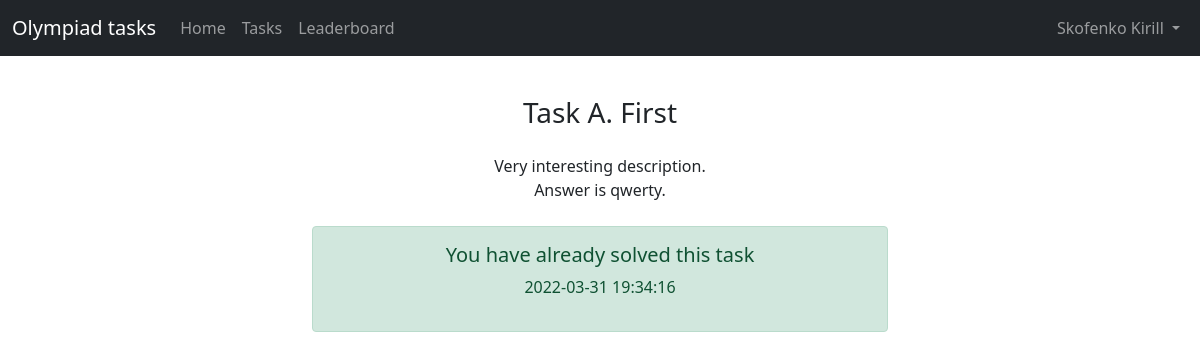
Page /tasks/1 (signed in) on the committed database.
### models.py (models this page shows, shortened)
class User(db.Model):
    id = db.Column(db.Integer, primary_key=True)
    name = db.Column(db.String(30), nullable=False, unique=True)
    email = db.Column(db.String(30), nullable=False, unique=True)
    psw_hash = db.Column(db.String(72), nullable=False)

class Task(db.Model):
    id = db.Column(db.Integer, primary_key=True)
    name = db.Column(db.String(30), nullable=False)
    text = db.Column(db.Text, nullable=False)
    answer = db.Column(db.Text, nullable=False)

### routes.py (the view)
@blueprint.route('/tasks/<task_id>', methods=['GET', 'POST'])
def task(task_id):
    if 'user' not in session:
        return redirect('/login')
    else:
        try:
            olymp_task = db.session.query(Task.name, Task.text).filter(Task.id == task_id).one()
        except NoResultFound:
            return "No such task!", 400
        user_id, = db.session.query(User.id).filter(User.name == session.get('user')).one()
        time = db.session.query(Completed.time).filter(Completed.task_id == task_id,
                                                       Completed.user_id == user_id).first()
        if request.method == 'POST':
            if time:
                return 'You have already completed this task', 400
            answer = request.form.get('answer').strip()
            if not answer:
                return render_template('task.html', user=session.get('user'), task=olymp_task,
                                       error='Write down your answer!')
            if olymp_task.answer == answer:
                db.session.add(Completed(user_id=user_id, task_id=task_id))
                db.session.commit()
                return redirect(f'/tasks/{task_id}')
            else:
                return render_template('task.html', user=session.get('user'), task=olymp_task, answer=answer,
                                       error='Wrong answer!')
        else:
            if time:
                return render_template('task.html', time=time[0], user=session.get('user'), task=olymp_task)
            else:
                return render_template('task.html', user=session.get('user'), task=olymp_task)

### templates/task.html (shortened to what this page needs)
{% extends 'header.html' %}
{% block content %}
<div class="text-center p-4">
    <h3 class="m-3">{{task.name}}</h3>
    <p class="m-4" style="white-space: pre-line">{{task.text}}</p>
    {% if time is defined %}
    <div class="alert alert-success w-50 m-auto" role="alert">
        <h5>You have already solved this task</h5>
        <p>{{ time }}</p>
    </div>
    {% endif %}
</div>
{% endblock %}

### templates/header.html (shortened to what this page needs)
{% extends 'base.html' %}
{% block header %}
<nav class="navbar navbar-expand-lg navbar-dark bg-dark">
    <div class="container-fluid">
        <a class="navbar-brand">Olympiad tasks</a>
        <div class="collapse navbar-collapse" id="navbarSupportedContent">
            <ul class="navbar-nav">
                <li class="nav-item">
                    <a class="nav-link" aria-current="page" href="/">Home</a>
                </li>
                <li class="nav-item">
                    <a class="nav-link" href="/tasks">Tasks</a>
                </li>
                <li class="nav-item">
                    <a class="nav-link" href="/leaderboard">Leaderboard</a>
                </li>
            </ul>
            <ul class="navbar-nav ms-auto">
                {% if user is not none %}
                <li class="nav-item dropdown">
                    <a class="nav-link dropdown-toggle" id="navbarDropdown" role="button" data-bs-toggle="dropdown"
                       aria-expanded="false">
                        {{ user }}
                    </a>
                </li>
                {% else %}
                <li class="nav-item">
                    <a class="nav-link" href="/login">Login</a>
                </li>
                {% endif %}
            </ul>
        </div>
    </div>
</nav>
{% endblock %}

### static/base.css (style rules this page uses)
html { overflow-wrap: break-word; }

### rows in the picture
User: name "Skofenko Kirill"
Task: name "Task A. First", text "Very interesting description. Answer is qwerty."

### other values in the picture
{{ time }} "2022-03-31 19:34:16"
